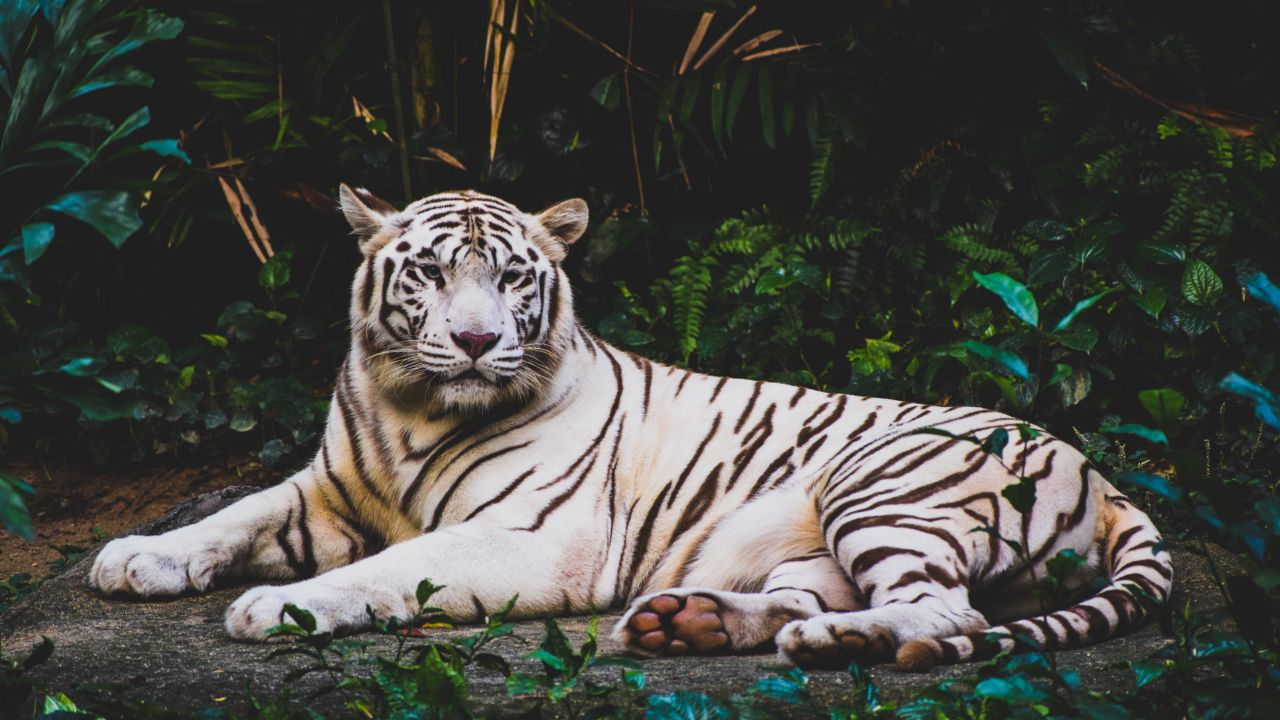
//> input picture samples/tiger.jpg, 1280 x 720 px
$ ./Topico_36   (built with g++ and OpenCV 4)
//> lines starting //> are read from the running program, lines starting //| are printed output that depends on the picture; after the words box and inside, x2 and y2 are one past the last pixel; in counts of white or black regions, pixels touching at a corner belong together
#include <iostream>
#include <opencv2/highgui.hpp>
#include <opencv2/imgproc.hpp>

using namespace std;
using namespace cv;

int main() {
    Mat img, grayImg, otsuThresholdImg, erodedImg;

    img = imread("../samples/tiger.jpg");
//> img is the input picture: 720 rows x 1280 cols, CV_8UC3; mean B, G, R 67.2, 72.6, 72.1

    cvtColor(img, grayImg, CV_RGB2GRAY);
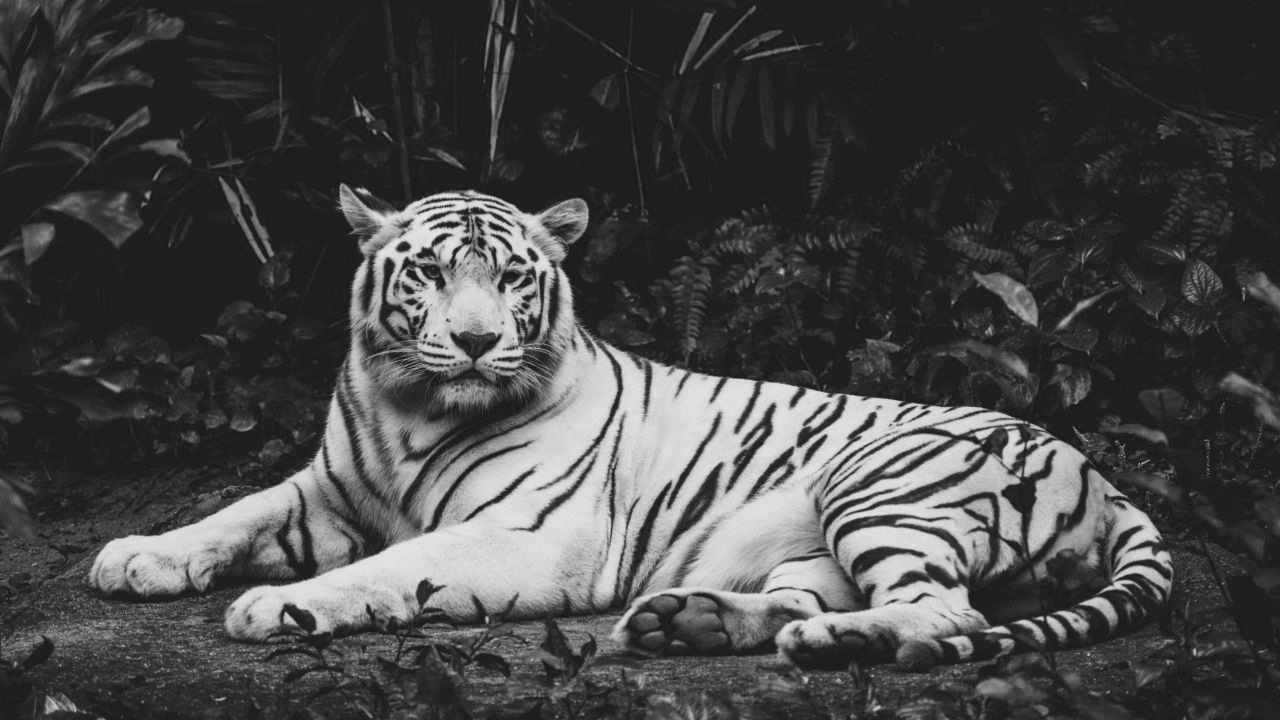
//> grayImg: 720 rows x 1280 cols, CV_8UC1; min 14, max 235, mean 70.9

    GaussianBlur(grayImg, grayImg, Size(3, 3), 1);

    threshold(grayImg, otsuThresholdImg, 0, 255, THRESH_OTSU);
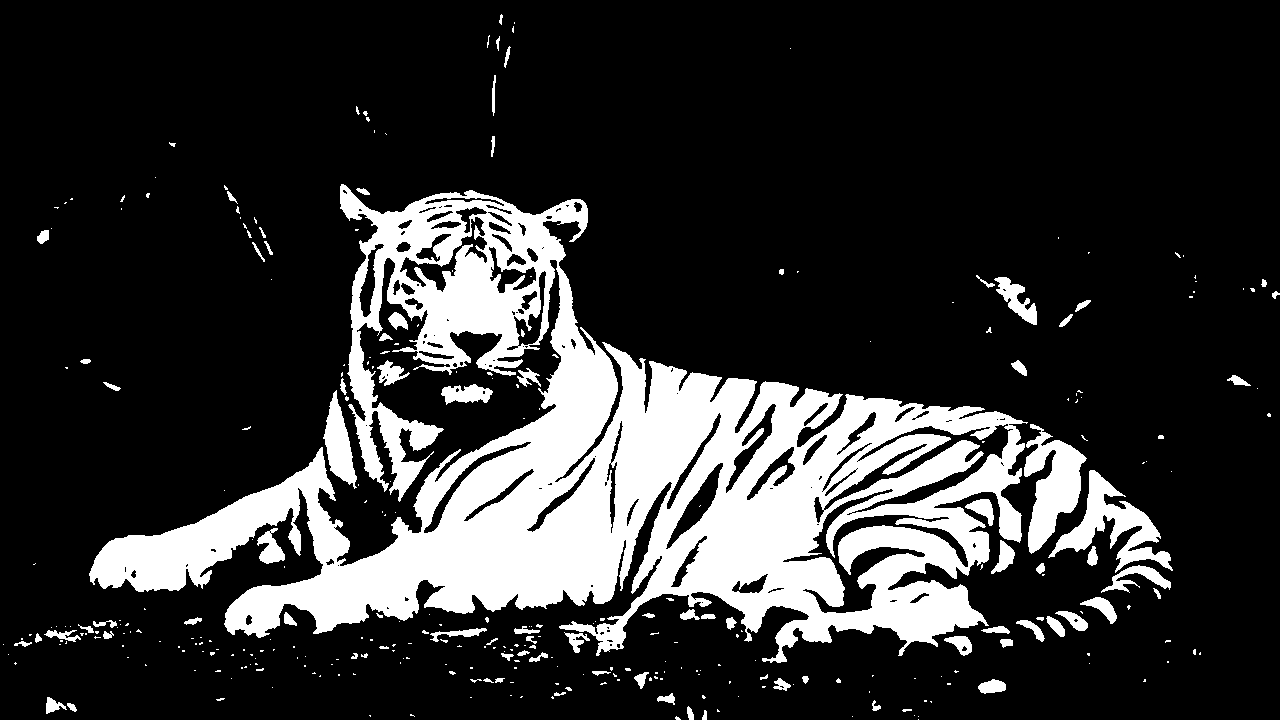
//> otsuThresholdImg: 720 rows x 1280 cols, CV_8UC1; 19.5% white; 338 white regions (249 under 20 px), largest, box (x1, y1, x2, y2) and area: (89, 184, 1028, 663) 157717, (1024, 424, 1087, 554) 4063, (1048, 470, 1173, 573) 4000

    erode(otsuThresholdImg, erodedImg, Mat(), Point(-1, -1), 2, BORDER_CONSTANT, morphologyDefaultBorderValue());
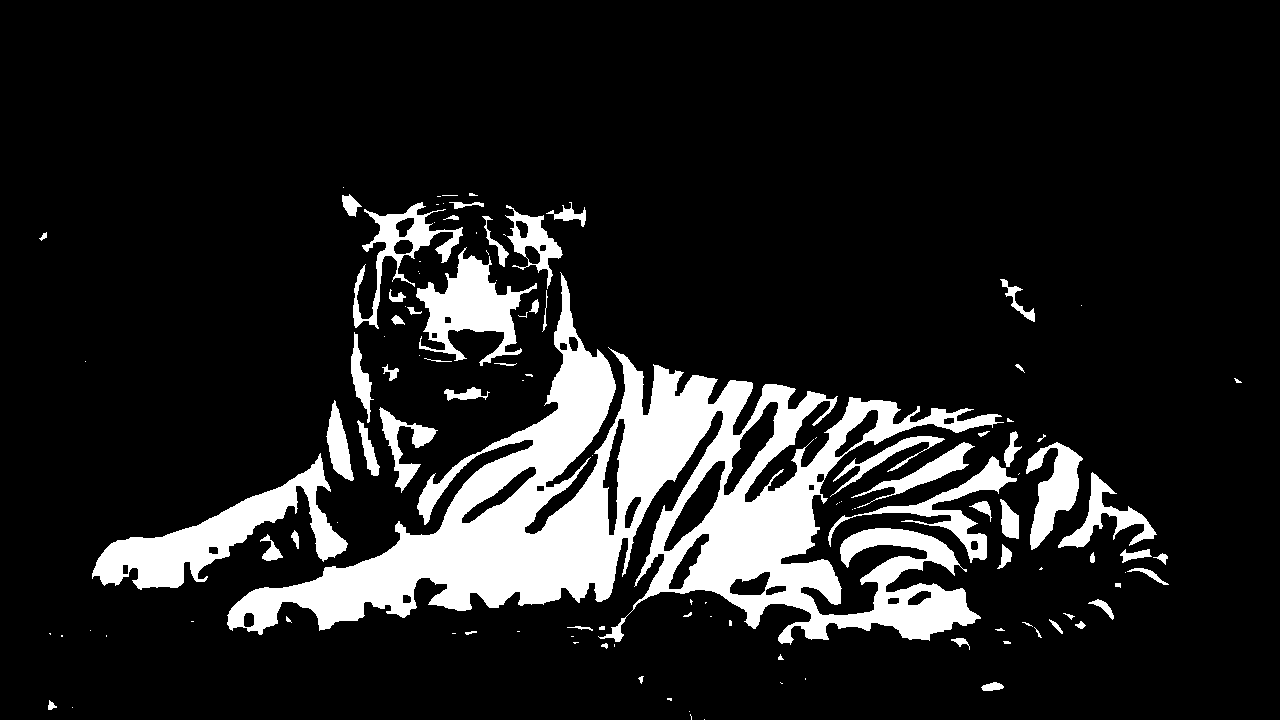
//> erodedImg: 720 rows x 1280 cols, CV_8UC1; 13.5% white; 119 white regions (57 under 20 px), largest, box (x1, y1, x2, y2) and area: (227, 272, 1004, 645) 83411, (92, 453, 348, 590) 10045, (416, 247, 537, 366) 5763

    imshow("original image", img);
    imshow("Otsu's threshold image", otsuThresholdImg);
    imshow("eroded image", erodedImg);

    imwrite("../results/36_tiger_eroded_otsu_thresholding.jpg", erodedImg);

    waitKey(0);
    return 0;
}
